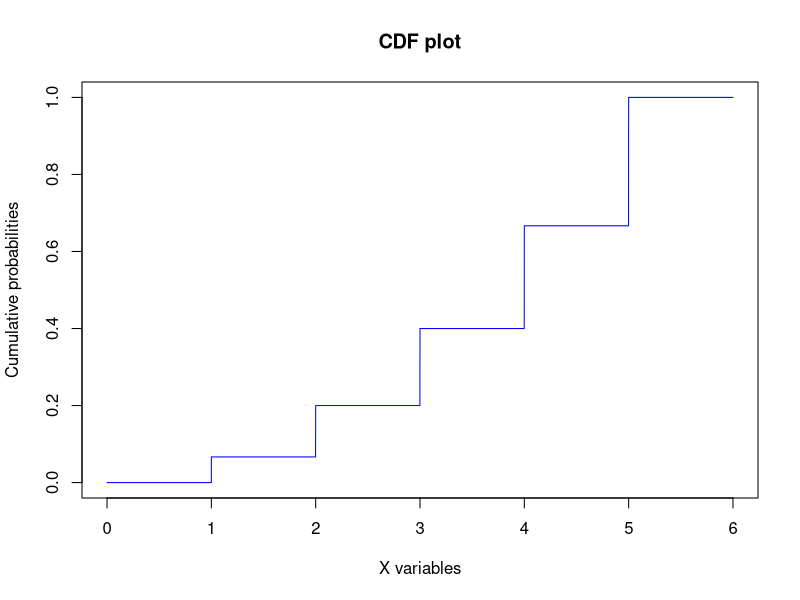

R code for this plot:
## ---- chunk 1
knitr::opts_chunk$set(echo = TRUE)
## ---- chunk 2

cdf_function_num4 <- function(xrange, coef){
  low <- c(min(xrange)-1)
  upper <- c(max(xrange)+1)
  xrange_ext <- as.data.frame( c(low, xrange, upper) )
  # empty data frame
  table <- data.frame(matrix(nrow = dim(xrange_ext)[1]*2 , ncol = 2))
  
  # loop
  for (i in 1:dim(xrange_ext)[1]){
  # first column (X value)
  table[2*i-1,1] = t(xrange_ext)[i]
  table[2*i,1] = t(xrange_ext)[i+1]-0.001
  table[1,1] = 0 # t(xrange_ext)[1]-1
  table[2,1] = 0.9999 # t(xrange_ext)[1]-0.001
  table[dim(xrange_ext)[1]*2 ,1] = t(xrange_ext)[i]
  
  # second col (Y value)
  table[1,2] <- 0
  table[2,2] <- 0 
    if (i >1) {
    table[2*i-1,2] <- coef*(table[2*i-1,1]) + (table[2*i-2, 2])
    table[2*i,2]   <- table[2*i-1, 2]
    }
  table[(dim(xrange_ext)[1]*2)-3 ,2] <- 1
  table[(dim(xrange_ext)[1]*2)-2 ,2] <- 1  
  table[(dim(xrange_ext)[1]*2)-1 ,2] <- 1
  table[dim(xrange_ext)[1]*2 ,2] <- 1
  }
  plot(table[,1], table[,2], type='l', col="blue", main="CDF plot", xlab="X variables", ylab="Cumulative probabilities") }

## ---- chunk 3
cdf_function_num4(1:5, 1/15)
